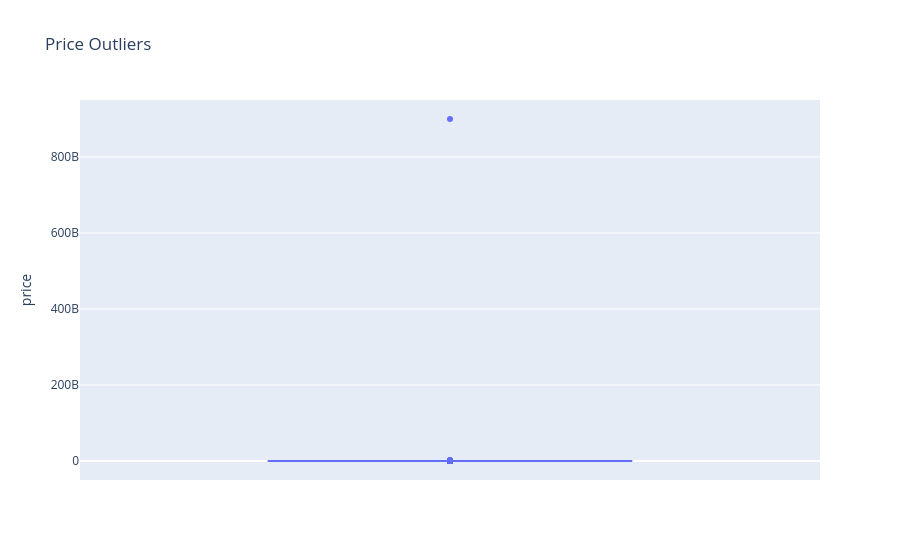

This figure's notebook cell:
### Code cell
fig = px.box(
    houses_df,
    y='price',
    title='Price Outliers'
)

fig.show()

### Figure 1 — Plotly figure (JSON) as saved in the notebook; plotly's stock layout.template omitted (floating-point values rounded to 4 significant figures; data arrays with more than 128 entries replaced by an {"elided": "..."} marker saying what was removed)
{"data": [{"alignmentgroup": "True", "hovertemplate": "price=%{y}<extra></extra>", "legendgroup": "", "marker": {"color": "#636efa"}, "name": "", "notched": false, "offsetgroup": "", "orientation": "v", "showlegend": false, "type": "box", "x0": " ", "xaxis": "x", "y": {"elided": "51888 float values"}, "y0": " ", "yaxis": "y"}], "layout": {"boxmode": "group", "legend": {"tracegroupgap": 0}, "title": {"text": "Price Outliers"}, "xaxis": {"anchor": "y", "domain": [0, 1]}, "yaxis": {"anchor": "x", "domain": [0, 1], "title": {"text": "price"}}}}
